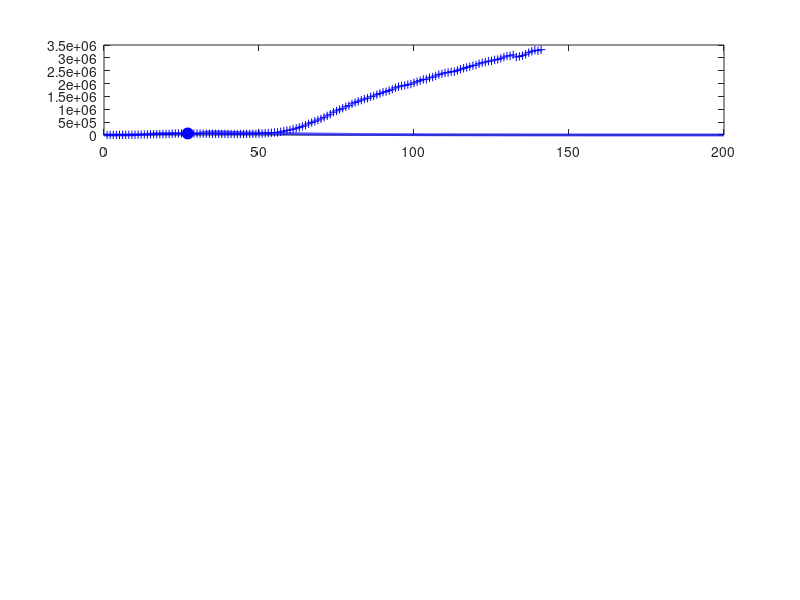

Write MATLAB code to recreate this figure. (Note: this script raises an error after producing the figure.)
% svr19.m

% Revised:  2020 03 25

% Mathemtatical model for the spread of the covid19 virus
% Model for GLOBAL spread of virus
% Model for CHINA spread of virus: download svr19CHINA.m
% Data from https://www.worldometers.info/coronavirus/
% Date file:  covid19.mat  variable covid19
% Model specified by the variables in the INPUT SECTION of the Script

% DOING PHYSICS WITH MATLAB: 
%   http://www.physics.usyd.edu.au/teach_res/mp/mphome.htm
% Documentation
%   http://www.physics.usyd.edu.au/teach_res/mp/doc/sird19E.htm
% Download Scripts
%   http://www.physics.usyd.edu.au/teach_res/mp/mscripts/

% Ian Cooper
% email: matlabvisualphysics@gmail.com
% Matlab 2019b

% Populations: Data d / Model
% Susceptible individuals:  Sd  S
% Active infections (currently infected);  Id  I
% Recovered:  Rd  R
% Dead:  Dd  D

close all
clear
clc

global Imax Rmax Dmax ITmax Smax

load('covid19.mat')

% DATA: variable covid19
% Col 1: World   Id   Currently Infected Cases
% Col 2: World   Rd   Recovered
% Col 3: World   Dd   Deaths

% Data for China with Script svr19CHINA.m
% Col 4: China   Total infected cases
% Col 5: China   Currently Infected Cases
% Col 6: China   Deaths
% Col 7: USA     Total infected cases
% Col 8: USA     Currently infected cases
% Col 9: USA     Deaths
% Col 10: AUST     Total infected cases
% Col 11: AUST     Currently infected cases
% Col 12: AUST     Deaths

% Model: number of time steps 
  num = 5000;

% *********************************************************************  
% INPUTS: Model Parameters
% ********************************************************************* 

% Maximum number of days for model   [200]
  tMax = 200;
% Initial number of infections   [0.004] 
  I = zeros(num,1);
  I(1) = 0.004;
% Adjustible model parameters  
% S --> I  [0.38] 
  a = 0.39;
% I --> R  [0.036]
  b = 0.032;
% I --> D  [0.0025]
  d = 0.0055;
  

% *********************************************************************  
% SETUP
% ********************************************************************* 
  
% DATA: Id Rd Dd / Number of data days for COVID19  
  Ndays = find(covid19 == 0,1) - 1;  
  Id  = covid19(1:Ndays,1);
  Rd = covid19(1:Ndays,2);
  Dd    = covid19(1:Ndays,3);

% Model: S  D  R  
  S = zeros(num,1);
  D = zeros(num,1);
  R = zeros(num,1);
  
% Model: Initial values for populations
  S(1) = 1;
  D(1) = 0;
  R(1) = 0;   
  
% TIME [days]
  t = linspace(0,tMax,num)';
  dt = t(2) - t(1);

% SURGE FACTORS
  s = zeros(num,1);
  
  S(30) = 1;
%   for n = 1:num-1
%     if t(n) > 30 && t(n) < 58
%        s(n) = 0.33;
%     end
%     
%     if t(n) > 58 && t(n) < 64
%        s(n) = 0.88;
%     end 
%     
%    if t(n) > 64 && t(n) < 68
%        s(n) = 1.9;
%    end  
%     
%    if t(n) > 68 && t(n) < 82
%        s(n) = 3;
%    end  
%     
%   end  
  

% *********************************************************************  
% MODEL: Time Evolution
% ********************************************************************* 
 
for n = 1:num-1
  S(750) = 1;
  dS = -a*S(n)*I(n)*dt;
  dI = -dS;
  S(n+1) = S(n) + dS;
  I(n+1) = I(n) + dI;
  dR = b*I(n)*dt;
  dD = d*I(n)*dt;
  R(n+1) = R(n)+ dR;
  D(n+1) = D(n) + dD;
  I(n+1) = I(n+1) - dR - dD;
   
% Surge factors: new epicentres for spread of virus 
%  dS = s(n+1)*S(n+1)*dt;
%  S(n+1) = S(n+1) + dS;
end

% Scaling I, R and D values at day specified by t_index 
%   I(27) = Id(27)
  t_index = 27;
  index = find(t > t_index,1);
  f = Id(t_index)./ I(index);

% Scale populations
  I = f.*I;
  R = f.*R;
  D = f*D;
  
  Imax = max(I);
  Rmax = max(R);
  Dmax = max(D);
  Smax = max(S);
  
% Model: total population that has been infected;  
  Itot = I + R + D;
  ITmax = max(Itot);
  
% Data
  Idtot = Id + Rd + Dd;
  Idmax = max(Id);
  Rdmax = max(Rd);
  Ddmax = max(Dd);
  ITdmax = max(Idtot);
  
% Percentages: model
  pI = 100*I(end) / Itot(end);
  pR = 100*R(end) / Itot(end);
  pD = 100*D(end) / Itot(end);
  
% Percentages: Data
  pId = 100*Id(end) / Idtot(end);
  pRd = 100*Rd(end) / Idtot(end);
  pDd = 100*Dd(end) / Idtot(end);

  
  
% *********************************************************************  
% GRAPHICS
% ********************************************************************* 

figure(1)
  set(gcf,'units','normalized');
  set(gcf,'position',[0.02 0.05 0.3 0.75]);
  set(gcf,'color','w');

subplot(4,1,1)  % INFECTIONS
    xP = 1: Ndays;
    yP = Id;
    plot(xP,yP,'b+')   
    hold on
    
    xP = t_index; yP = Id(t_index);
    plot(xP,yP,'bo','markerfacecolor','b','markersize',8)
    
    xP = t; yP = I;
    plot(xP,yP,'b','linewidth',2)
   
    plotMonths(1)
    
    grid on
    title('Active Infections  I')
    ylabel('I','FontName','Times New Roman')  
    set(gca,'fontsize',12)
  
    
subplot(4,1,2)   % RECOVERIES
    xP = 1: Ndays;
    yP = Rd; 
    plot(xP,yP,'k+')
    hold on
 
    xP = t_index; yP = Rd(t_index);
    plot(xP,yP,'ko','markerfacecolor','k','markersize',8)
    
    xP = t; yP = R;
    plot(xP,yP,'k','linewidth',2)
    
    plotMonths(2)
    
    grid on

    ylabel('R')
    title('Recoveries  R')
    set(gca,'fontsize',12)
   
 
 subplot(4,1,3)    % DEATHS
    xP = 1: Ndays;
    yP = Dd; 
    plot(xP,yP,'r+')
    hold on
 
    xP = t_index; yP = Dd(t_index);
    plot(xP,yP,'ro','markerfacecolor','r','markersize',8)
    
    xP = t; yP = D;
    plot(xP,yP,'r','linewidth',2)
    
    plotMonths(3)
    grid on
    
    ylabel('D')
    title('Deaths  D')
    set(gca,'fontsize',12) 
    
    
 subplot(4,1,4)   % Total infections
    xP = 1: Ndays;
    yP = Idtot; 
    plot(xP,yP,'b+')
    hold on
    xP = t; yP = Itot;
    plot(xP,yP,'b','linewidth',2)
    
    plotMonths(4)
    
    grid on
    xlabel('days elapsed')
    ylabel('I_{tot}','FontName','Times New Roman')
    title('Total Infections I_{tot}');
    set(gca,'fontsize',12) 
    

figure(2)
   set(gcf,'units','normalized');
   set(gcf,'position',[0.60 0.05 0.25 0.25]);
   set(gcf,'color','w');

   fig = figure(2);
   left_color = [0 0 0];
   right_color = [1 0 1];
   set(fig,'defaultAxesColorOrder',[left_color; right_color]);
   
    plotMonths(5)   
        
    yyaxis left
    xP = t; yP = S;
    plot(xP,yP,'k','linewidth',2)
    grid on
    xlabel('days elapsed')
    ylabel('Susceptible population  S') 
      
    yyaxis right
    xP = t; yP = s;
    plot(xP,yP,'m','linewidth',1)
    grid on
    ylabel('surge factor  s') 
        
    set(gca,'fontsize',12)    

    
    
    
figure(7)
   set(gcf,'units','normalized');
   set(gcf,'position',[0.33 0.05 0.25 0.35]);
   set(gcf,'color','w');

   xlim([0 120])
   ylim([0 250])
   hh = 250; dh = -25;
   
   txt = 'Start date:  22 January 2020';
   Htext = text(0,hh,txt,'fontsize',12);
   set(Htext,'color','k')
   
   hh = hh+dh;
   txt = 'Model Parameters';
   text(0,hh,txt,'fontsize',12)
   
   hh = hh+dh;
   txt = sprintf('I(0) = %3.0f   a = %2.3f   b = %2.3f   d = %2.3f', ...
       I(1),a,b,d);
   text(0,hh,txt,'fontsize',12)
      
   hh = hh+2*dh; 
   txt = 'DATA';
   text(0,hh,txt,'fontsize',12)
   
    z = datenum([2020 1 22]);
    z = z + Ndays-1;
    z = datetime(z,'ConvertFrom','datenum');
    z.Format = 'dd-MMM-yyyy';
    txt = cellstr(z) ; 
    text(20,hh,txt,'fontsize',12)
    
   hh = hh+dh;
   z1 = Id(end); z2 = Rd(end); z3 = Dd(end); z4 = z1+z2+z3;  
   txt = sprintf('I = %5.0f    R = %5.0f    D = %5.0f    I_{tot} = %5.0f', z1,z2,z3,z4);
   text(6,hh,txt,'fontsize',12)
   
   % Recoveries and Deaths
    pR = 100*Rd(end)/(Rd(end)+Dd(end));
    pD = 100*Dd(end)/(Rd(end)+Dd(end));
    hh = hh+dh;
    txt = sprintf('percent: Active = %2.1f  Recoveries = %2.1f    Deaths = %2.1f   ',pId,pRd,pDd);
    text(2,hh,txt,'fontsize',12)  
   
   hh = hh+2*dh; 
   txt = 'MODEL PREDICTIONS';
   text(0,hh,txt,'fontsize',12)
   
    z = datenum([2020 1 22]);
    z = z + tMax;
    z = datetime(z,'ConvertFrom','datenum');
    z.Format = 'dd-MMM-yyyy';
    txt = cellstr(z) ; 
    text(60,hh,txt,'fontsize',12)
   
   hh = hh+dh;
    z1 = I(end); z2 = R(end); z3 = D(end); z4 = z1+z2+z3;  
    txt = sprintf('I = %5.0f    R = %5.0f    D = %5.0f    I_{tot} = %5.0f', z1,z2,z3,z4);
    text(6,hh,txt,'fontsize',12)

   hh = hh+dh;
    txt = 'Peak';
    text(10,hh,txt,'fontsize',12)
    z = find(I == Imax,1);
    z = t(z) + datenum([2020 1 22]);
    z = datetime(z,'ConvertFrom','datenum');
    z.Format = 'dd-MMM-yyyy';
    txt = cellstr(z) ; 
    text(30,hh,txt,'fontsize',12)
   
    txt = sprintf('I_{peak} = %5.0f',Imax);
    text(70,hh,txt,'fontsize',12)
   
    hh = hh+dh;
    txt = sprintf('percent: Active = %2.1f  Recoveries = %2.1f    Deaths = %2.1f   ',pI,pR,pD);
    text(2,hh,txt,'fontsize',12)   
       

    
    axis off
   
    
    function  pM = plotMonths(z)
     global Imax Rmax Dmax ITmax Smax
     
     % Months
       m1 = [2020 01 22];    % day zero
       m2 = [2020 02  1];    % Feb
       m3 = [2020 03  1];    % Mar
       m4 = [2020 04  1];    % Apr
       m5 = [2020 05  1];    % May
       m6 = [2020 06  1];    % Jun
       m7 = [2020 07  1];    % Jul
       m8 = [2020 08  1];    % Aug
   
      tm(1) = datenum(m1);
      tm(2) = datenum(m2) - tm(1);
      tm(3) = datenum(m3) - tm(1);
      tm(4) = datenum(m4) - tm(1);
      tm(5) = datenum(m5) - tm(1);
      tm(6) = datenum(m6) - tm(1);
      tm(7) = datenum(m7) - tm(1);
      tm(8) = datenum(m8) - tm(1);
   
      if z == 1; yMax = Imax; end
      if z == 2; yMax = Rmax; end
      if z == 3; yMax = Dmax; end
      if z == 4; yMax = ITmax; end
      if z == 5; yMax = Smax; end
      
      for n = 2:8
        plot([tm(n), tm(n)], [0, yMax],'linewidth',1,'color', [0.5 0.5 0.5]);
        hold on
      end
      
      ys = 0.8;
      text(22, ys*yMax,'F')
      text(52, ys*yMax,'M')
      text(82, ys*yMax,'A')
      text(112,ys*yMax,'M')
      text(142,ys*yMax,'J')
      text(172,ys*yMax,'J')
      
   end
   
   
